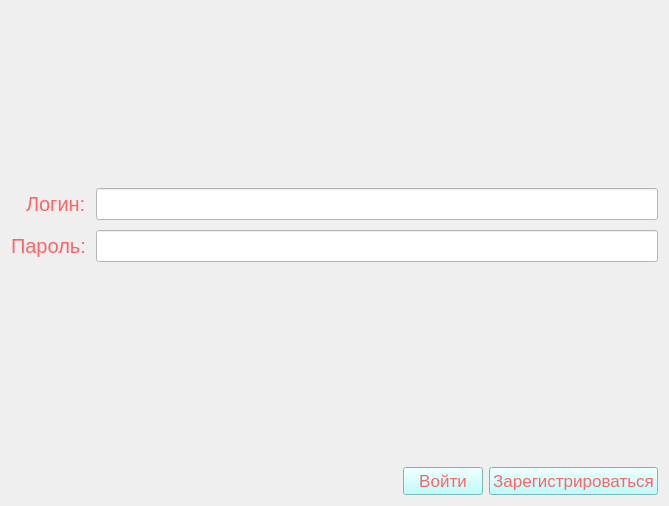
<?xml version="1.0" encoding="UTF-8"?>
<ui version="4.0">
 <class>LoginPassword</class>
 <widget class="QWidget" name="LoginPassword">
  <property name="geometry">
   <rect>
    <x>0</x>
    <y>0</y>
    <width>669</width>
    <height>506</height>
   </rect>
  </property>
  <property name="windowTitle">
   <string>Form</string>
  </property>
  <property name="styleSheet">
   <string notr="true">color: rgb(255, 100, 100);</string>
  </property>
  <layout class="QVBoxLayout" name="verticalLayout" stretch="0,0,0,0,0">
   <item>
    <spacer name="verticalSpacer_2">
     <property name="orientation">
      <enum>Qt::Vertical</enum>
     </property>
     <property name="sizeHint" stdset="0">
      <size>
       <width>20</width>
       <height>40</height>
      </size>
     </property>
    </spacer>
   </item>
   <item>
    <layout class="QFormLayout" name="formLayout">
     <property name="labelAlignment">
      <set>Qt::AlignRight|Qt::AlignTrailing|Qt::AlignVCenter</set>
     </property>
     <property name="horizontalSpacing">
      <number>10</number>
     </property>
     <property name="verticalSpacing">
      <number>10</number>
     </property>
     <item row="0" column="0">
      <widget class="QLabel" name="label">
       <property name="font">
        <font>
         <pointsize>15</pointsize>
        </font>
       </property>
       <property name="text">
        <string>Логин:</string>
       </property>
      </widget>
     </item>
     <item row="0" column="1">
      <widget class="QLineEdit" name="loginInput">
       <property name="font">
        <font>
         <pointsize>15</pointsize>
        </font>
       </property>
       <property name="styleSheet">
        <string notr="true">background-color: rgb(255, 255, 255);</string>
       </property>
      </widget>
     </item>
     <item row="1" column="0">
      <widget class="QLabel" name="label_2">
       <property name="font">
        <font>
         <pointsize>15</pointsize>
        </font>
       </property>
       <property name="text">
        <string>Пароль:</string>
       </property>
      </widget>
     </item>
     <item row="1" column="1">
      <widget class="QLineEdit" name="passwordInput">
       <property name="font">
        <font>
         <pointsize>15</pointsize>
        </font>
       </property>
       <property name="styleSheet">
        <string notr="true">background-color: rgb(255, 255, 255);</string>
       </property>
      </widget>
     </item>
    </layout>
   </item>
   <item>
    <widget class="QLabel" name="messageLabel">
     <property name="font">
      <font>
       <pointsize>11</pointsize>
      </font>
     </property>
     <property name="text">
      <string/>
     </property>
     <property name="alignment">
      <set>Qt::AlignCenter</set>
     </property>
    </widget>
   </item>
   <item>
    <spacer name="verticalSpacer">
     <property name="orientation">
      <enum>Qt::Vertical</enum>
     </property>
     <property name="sizeHint" stdset="0">
      <size>
       <width>20</width>
       <height>40</height>
      </size>
     </property>
    </spacer>
   </item>
   <item>
    <layout class="QHBoxLayout" name="horizontalLayout">
     <item>
      <spacer name="horizontalSpacer">
       <property name="orientation">
        <enum>Qt::Horizontal</enum>
       </property>
       <property name="sizeHint" stdset="0">
        <size>
         <width>40</width>
         <height>20</height>
        </size>
       </property>
      </spacer>
     </item>
     <item>
      <widget class="QPushButton" name="loginButton">
       <property name="font">
        <font>
         <pointsize>13</pointsize>
        </font>
       </property>
       <property name="cursor">
        <cursorShape>PointingHandCursor</cursorShape>
       </property>
       <property name="autoFillBackground">
        <bool>false</bool>
       </property>
       <property name="styleSheet">
        <string notr="true">background-color: rgb(170, 255, 255);</string>
       </property>
       <property name="text">
        <string>Войти</string>
       </property>
       <property name="autoDefault">
        <bool>true</bool>
       </property>
       <property name="default">
        <bool>false</bool>
       </property>
       <property name="flat">
        <bool>false</bool>
       </property>
      </widget>
     </item>
     <item>
      <widget class="QPushButton" name="registerButton">
       <property name="font">
        <font>
         <pointsize>13</pointsize>
        </font>
       </property>
       <property name="cursor">
        <cursorShape>PointingHandCursor</cursorShape>
       </property>
       <property name="styleSheet">
        <string notr="true">background-color: rgb(170, 255, 255);</string>
       </property>
       <property name="text">
        <string>Зарегистрироваться</string>
       </property>
      </widget>
     </item>
    </layout>
   </item>
  </layout>
 </widget>
 <resources/>
 <connections/>
</ui>
